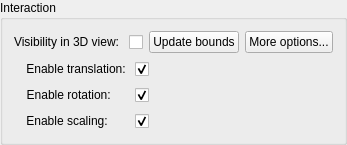
    <widget class="ctkCollapsibleGroupBox" name="InteractionCollapsibleGroupBox">
     <property name="title">
      <string>Interaction</string>
     </property>
     <property name="checked">
      <bool>true</bool>
     </property>
     <property name="collapsed">
      <bool>false</bool>
     </property>
     <layout class="QGridLayout" name="gridLayout_7">
      <item row="0" column="1">
       <layout class="QHBoxLayout" name="horizontalLayout_3">
        <item>
         <widget class="QCheckBox" name="InteractionVisibleCheckBox">
          <property name="sizePolicy">
           <sizepolicy hsizetype="MinimumExpanding" vsizetype="Preferred">
            <horstretch>0</horstretch>
            <verstretch>0</verstretch>
           </sizepolicy>
          </property>
          <property name="minimumSize">
           <size>
            <width>0</width>
            <height>0</height>
           </size>
          </property>
          <property name="toolTip">
           <string>Show/Hide the transform widget in the 3D view.</string>
          </property>
          <property name="text">
           <string/>
          </property>
          <property name="checked">
           <bool>false</bool>
          </property>
         </widget>
        </item>
        <item>
         <widget class="QPushButton" name="UpdateBoundsPushButton">
          <property name="toolTip">
           <string>&lt;html&gt;&lt;head/&gt;&lt;body&gt;&lt;p&gt;Update the bounds of the transform widget.&lt;/p&gt;&lt;p&gt;The transform will update its bounds to match the bounding box of all the nodes under it (if any).&lt;/p&gt;&lt;p&gt;Otherwise, the widget will resize itself to the default interaction size.&lt;/p&gt;&lt;/body&gt;&lt;/html&gt;</string>
          </property>
          <property name="text">
           <string>Update bounds</string>
          </property>
         </widget>
        </item>
        <item>
         <widget class="QPushButton" name="ShowInteractionAdvancedOptionsButton">
          <property name="text">
           <string>More options...</string>
          </property>
          <property name="checkable">
           <bool>true</bool>
          </property>
         </widget>
        </item>
       </layout>
      </item>
      <item row="0" column="0">
       <widget class="QLabel" name="InteractionVisibleLabel">
        <property name="text">
         <string>Visibility in 3D view: </string>
        </property>
       </widget>
      </item>
      <item row="1" column="0" colspan="2">
       <widget class="QFrame" name="InteractiveAdvancedOptionsFrame">
        <property name="frameShape">
         <enum>QFrame::NoFrame</enum>
        </property>
        <property name="frameShadow">
         <enum>QFrame::Raised</enum>
        </property>
        <property name="lineWidth">
         <number>0</number>
        </property>
        <layout class="QFormLayout" name="formLayout">
         <property name="fieldGrowthPolicy">
          <enum>QFormLayout::AllNonFixedFieldsGrow</enum>
         </property>
         <property name="labelAlignment">
          <set>Qt::AlignLeading|Qt::AlignLeft|Qt::AlignVCenter</set>
         </property>
         <property name="formAlignment">
          <set>Qt::AlignLeading|Qt::AlignLeft|Qt::AlignTop</set>
         </property>
         <property name="leftMargin">
          <number>12</number>
         </property>
         <property name="topMargin">
          <number>0</number>
         </property>
         <property name="rightMargin">
          <number>0</number>
         </property>
         <property name="bottomMargin">
          <number>0</number>
         </property>
         <item row="0" column="0">
          <widget class="QLabel" name="InteractiveTranslationLabel">
           <property name="text">
            <string>Enable translation: </string>
           </property>
           <property name="alignment">
            <set>Qt::AlignRight|Qt::AlignTrailing|Qt::AlignVCenter</set>
           </property>
          </widget>
         </item>
         <item row="0" column="1">
          <widget class="QCheckBox" name="InteractiveTranslationCheckBox">
           <property name="toolTip">
            <string>Enable scaling by manpulating 3D widget (shift +left click and drag the handle at the center of widget face, or left click and drag the center handle)</string>
           </property>
           <property name="text">
            <string>  </string>
           </property>
           <property name="checked">
            <bool>true</bool>
           </property>
          </widget>
         </item>
         <item row="1" column="0">
          <widget class="QLabel" name="InteractiveRotationLabel">
           <property name="text">
            <string>Enable rotation: </string>
           </property>
           <property name="alignment">
            <set>Qt::AlignRight|Qt::AlignTrailing|Qt::AlignVCenter</set>
           </property>
          </widget>
         </item>
         <item row="1" column="1">
          <widget class="QCheckBox" name="InteractiveRotationCheckBox">
           <property name="toolTip">
            <string>Enable translating by manpulating 3D widget (left click and drag anywhere on the widget face)</string>
           </property>
           <property name="text">
            <string>  </string>
           </property>
           <property name="checked">
            <bool>true</bool>
           </property>
          </widget>
         </item>
         <item row="2" column="0">
          <widget class="QLabel" name="InteractiveScalingLabel">
           <property name="text">
            <string>Enable scaling: </string>
           </property>
           <property name="alignment">
            <set>Qt::AlignRight|Qt::AlignTrailing|Qt::AlignVCenter</set>
           </property>
          </widget>
         </item>
         <item row="2" column="1">
          <widget class="QCheckBox" name="InteractiveScalingCheckBox">
           <property name="toolTip">
            <string>Enable scaling by manpulating 3D widget (left click and drag the handle at the center of widget face)</string>
           </property>
           <property name="text">
            <string>  </string>
           </property>
           <property name="checked">
            <bool>true</bool>
           </property>
          </widget>
         </item>
        </layout>
       </widget>
      </item>
     </layout>
    </widget>
